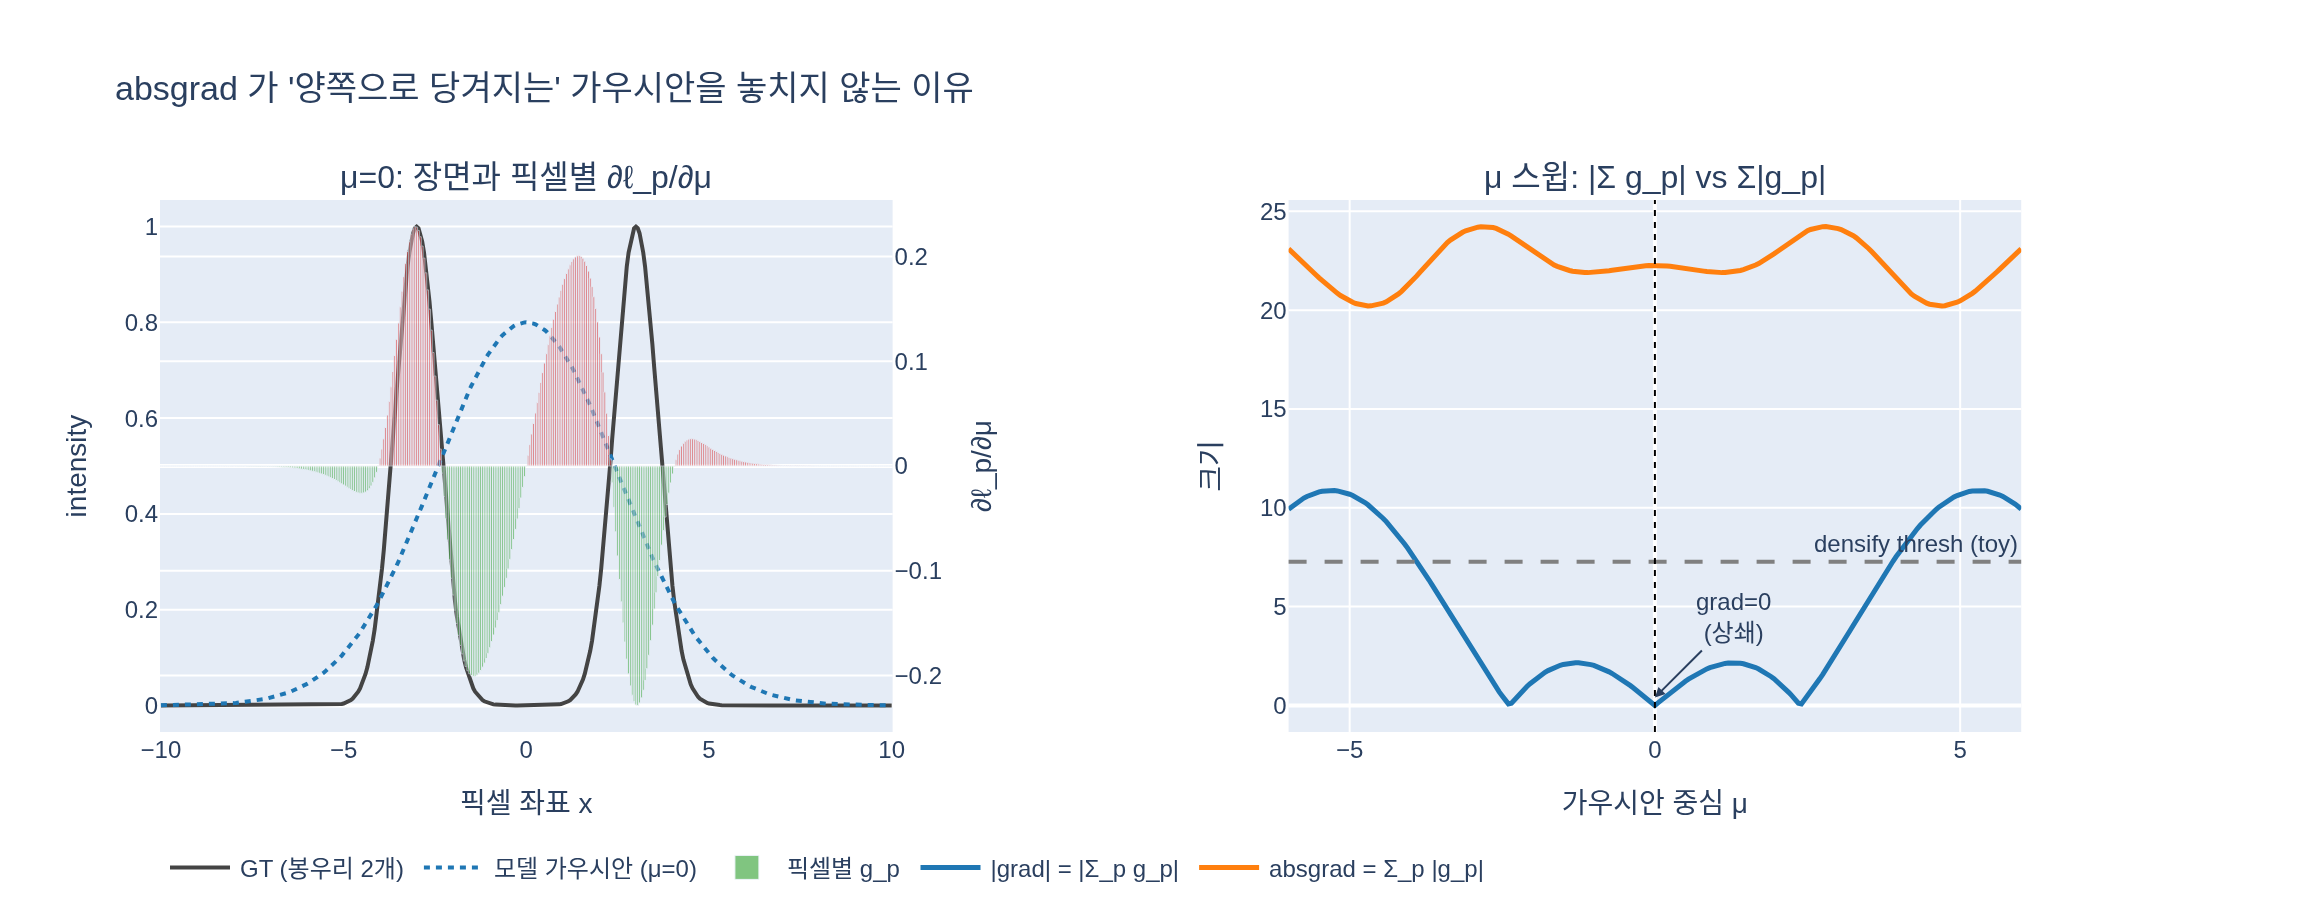

Generate this figure with Python:
# %% [markdown]
# # absgrad vs grad — 1D 토이로 보는 densification 신호의 상쇄
#
# 가우시안 하나의 화면 위치 $\mu$ 는 여러 픽셀 $p$ 에 기여합니다. autograd가 남기는 일반 grad는 픽셀별 기여의 **부호 있는 합**이고,
# gsplat `absgrad=True` 가 남기는 absgrad는 픽셀별 기여의 **절댓값 합**입니다:
#
# $$
# \text{grad} = \sum_p \frac{\partial \mathcal L}{\partial \mu}\Big|_p ,\qquad
# \text{absgrad} = \sum_p \left|\frac{\partial \mathcal L}{\partial \mu}\Big|_p\right| \;\ge\; |\text{grad}|
# $$
#
# 여기서는 "큰 가우시안 하나가 떨어진 GT 봉우리 두 개를 덮는" 상황을 numpy 로 만들고, 두 지표가 어떻게 갈리는지 봅니다.
# 필요 패키지: numpy, plotly, kaleido

# %%
import os
import numpy as np
import plotly.graph_objects as go
from plotly.subplots import make_subplots


def _show(fig):
    try:
        from IPython import get_ipython
        if get_ipython() is not None:  # VSCode 셀/Jupyter에서만 렌더링
            fig.show()
    except ImportError:
        pass


HERE = os.path.dirname(os.path.abspath(__file__)) if "__file__" in globals() else os.getcwd()

# %% [markdown]
# ## 1. 장면 구성 — 픽셀 격자, GT(두 봉우리), 모델(넓은 가우시안 하나)
#
# 픽셀 $x_p$ 위에 모델 $f(x_p;\mu) = a\exp\!\big(-\tfrac{(x_p-\mu)^2}{2s^2}\big)$, GT 는 $\pm 3$ 에 있는 좁은 봉우리 둘. 손실은 픽셀별 제곱오차 $\mathcal L = \sum_p \ell_p,\ \ell_p = (f_p - g_p)^2$.
#
# 픽셀별 그래디언트는 체인룰로 닫힌 형태가 나옵니다:
#
# $$
# \frac{\partial \ell_p}{\partial \mu} = 2\,(f_p - g_p)\cdot f_p\cdot \frac{x_p-\mu}{s^2}
# $$

# %%
x = np.linspace(-10, 10, 401)                 # 픽셀 좌표 (1D 화면)
gt = np.exp(-(x - 3) ** 2 / (2 * 0.6 ** 2)) + np.exp(-(x + 3) ** 2 / (2 * 0.6 ** 2))  # GT: 봉우리 2개
a, s = 0.8, 2.5                               # 모델 가우시안의 진폭/폭 (넓게 한 덩어리로 덮음)


def per_pixel_grad(mu):
    f = a * np.exp(-(x - mu) ** 2 / (2 * s ** 2))
    return 2 * (f - gt) * f * (x - mu) / s ** 2  # ∂ℓ_p/∂μ, shape [P]


g_p = per_pixel_grad(0.0)
print(f"μ=0 (두 봉우리 정중앙)  grad = Σ_p g_p = {g_p.sum():+.4f}   absgrad = Σ_p |g_p| = {np.abs(g_p).sum():.4f}")
print(f"   양(+)의 기여 합 = {g_p[g_p > 0].sum():.4f},  음(−)의 기여 합 = {g_p[g_p < 0].sum():.4f}  → 크기가 같아 상쇄")
# 출력: μ=0 (두 봉우리 정중앙)  grad = Σ_p g_p = +0.0000   absgrad = Σ_p |g_p| = 22.2615
# 출력:    양(+)의 기여 합 = 11.1307,  음(−)의 기여 합 = -11.1307  → 크기가 같아 상쇄

# %% [markdown]
# ## 2. 수치 미분으로 검증 — 일반 grad 가 정말 0 인가
#
# 닫힌 형태의 합이 autograd 결과와 같은지 중앙차분으로 확인합니다. 일반 grad 는 $\mathcal L(\mu)$ 의 기울기이므로, $\mu=0$ 이 대칭점이면 정확히 0 입니다 (정류점 — 실제 최적화라면 노이즈로 한쪽 봉우리로 미끄러지겠지만, 그 순간의 densification 통계에는 0 으로 잡힙니다).

# %%
def loss(mu):
    f = a * np.exp(-(x - mu) ** 2 / (2 * s ** 2))
    return ((f - gt) ** 2).sum()


eps = 1e-5
fd = (loss(eps) - loss(-eps)) / (2 * eps)
print(f"중앙차분 dL/dμ|μ=0 = {fd:+.3e}   (닫힌 형태 합 {g_p.sum():+.3e})")
print(f"L(μ=0) = {loss(0):.3f},  L(μ=±1) = {loss(1):.3f} / {loss(-1):.3f}  → μ=0 은 손실의 정류점(여기서는 극대): 기울기 0 이라 Adam 은 μ 를 움직일 근거를 못 얻음")
# 출력: 중앙차분 dL/dμ|μ=0 = +0.000e+00   (닫힌 형태 합 +8.882e-16)
# 출력: L(μ=0) = 51.877,  L(μ=±1) = 50.726 / 50.726  → μ=0 은 손실의 정류점(여기서는 극대): 기울기 0 이라 Adam 은 μ 를 움직일 근거를 못 얻음

# %% [markdown]
# ## 3. μ 를 옮기며 두 지표 비교
#
# $\mu$ 를 $[-6, 6]$ 으로 쓸어 보면 일반 grad 는 대칭점 부근에서 0 을 지나가고, absgrad 는 그 자리에서도 크게 유지됩니다.
# gsplat `DefaultStrategy` 는 이 값(픽셀 단위로 스케일)을 `count` 로 나눠 `densify_grad_thresh` 와 비교해 split/clone 을 결정하므로,
# 일반 grad 를 쓰면 "정중앙에 잘못 놓인 큰 가우시안"은 임계값을 못 넘어 쪼개지지 않습니다.

# %%
mus = np.linspace(-6, 6, 241)
grad_sum = np.array([per_pixel_grad(m).sum() for m in mus])
grad_abs = np.array([np.abs(per_pixel_grad(m)).sum() for m in mus])

thresh = 0.3 * grad_abs.max()  # 토이용 임계값 (실제로는 densify_grad_thresh=0.0008, 픽셀 단위)
i0 = np.argmin(np.abs(mus))
print(f"μ=0: |grad|={abs(grad_sum[i0]):.3f} (< thresh {thresh:.3f} → 안 쪼갬)   absgrad={grad_abs[i0]:.3f} (> thresh → 쪼갬)")
print(f"|grad| 가 thresh 를 넘는 μ 구간 비율: {(np.abs(grad_sum) > thresh).mean():.0%},  absgrad 가 넘는 비율: {(grad_abs > thresh).mean():.0%}")
print(f"absgrad ≥ |grad| 가 모든 μ 에서 성립: {bool(np.all(grad_abs >= np.abs(grad_sum) - 1e-12))}")
# 출력: μ=0: |grad|=0.000 (< thresh 7.268 → 안 쪼갬)   absgrad=22.261 (> thresh → 쪼갬)
# 출력: |grad| 가 thresh 를 넘는 μ 구간 비율: 36%,  absgrad 가 넘는 비율: 100%
# 출력: absgrad ≥ |grad| 가 모든 μ 에서 성립: True

# %% [markdown]
# ## 4. 시각화
#
# 왼쪽: $\mu=0$ 에서의 장면과 픽셀별 그래디언트 $g_p$ — 왼쪽 봉우리는 $\mu$ 를 −로, 오른쪽 봉우리는 +로 당기는 기여가 거울상으로 상쇄.
# 오른쪽: $\mu$ 스윕에 따른 $|\text{grad}|$ 와 absgrad. 파선은 토이 임계값.

# %%
fig = make_subplots(
    rows=1, cols=2, column_widths=[0.5, 0.5],
    subplot_titles=("μ=0: 장면과 픽셀별 ∂ℓ_p/∂μ", "μ 스윕: |Σ g_p| vs Σ|g_p|"),
    specs=[[{"secondary_y": True}, {}]],
)
f0 = a * np.exp(-(x - 0.0) ** 2 / (2 * s ** 2))
fig.add_trace(go.Scatter(x=x, y=gt, name="GT (봉우리 2개)", line=dict(color="#444", width=2)), row=1, col=1)
fig.add_trace(go.Scatter(x=x, y=f0, name="모델 가우시안 (μ=0)", line=dict(color="#1f77b4", width=2, dash="dot")), row=1, col=1)
fig.add_trace(go.Bar(x=x, y=g_p, name="픽셀별 g_p", marker_color=np.where(g_p > 0, "#d62728", "#2ca02c"), opacity=0.6),
              row=1, col=1, secondary_y=True)
fig.update_yaxes(title_text="intensity", row=1, col=1, secondary_y=False)
fig.update_yaxes(title_text="∂ℓ_p/∂μ", row=1, col=1, secondary_y=True)
fig.update_xaxes(title_text="픽셀 좌표 x", row=1, col=1)

fig.add_trace(go.Scatter(x=mus, y=np.abs(grad_sum), name="|grad| = |Σ_p g_p|", line=dict(color="#1f77b4", width=2.5)), row=1, col=2)
fig.add_trace(go.Scatter(x=mus, y=grad_abs, name="absgrad = Σ_p |g_p|", line=dict(color="#ff7f0e", width=2.5)), row=1, col=2)
fig.add_hline(y=thresh, line=dict(color="gray", dash="dash"), annotation_text="densify thresh (toy)", row=1, col=2)
fig.add_vline(x=0, line=dict(color="black", width=1, dash="dot"), row=1, col=2)
fig.add_annotation(x=0, y=0.4, text="grad=0<br>(상쇄)", showarrow=True, arrowhead=2, ax=40, ay=-40, row=1, col=2)
fig.update_xaxes(title_text="가우시안 중심 μ", row=1, col=2)
fig.update_yaxes(title_text="크기", row=1, col=2)
fig.update_layout(height=460, width=1150, title_text="absgrad 가 '양쪽으로 당겨지는' 가우시안을 놓치지 않는 이유",
                  legend=dict(orientation="h", y=-0.2), bargap=0)
_show(fig)
fig.write_image(os.path.join(HERE, "expy.png"), scale=2)
print("saved expy.png")
# 출력: saved expy.png

# %% [markdown]
# ## 정리
#
# - 일반 grad 는 $\mathcal L(\mu)$ 의 실제 기울기 → **최적화(Adam)에는 올바른 양**이지만, 대칭적으로 당겨지는 가우시안에서는 0 이 되어 "잘못 덮고 있다"는 사실을 숨김.
# - absgrad 는 픽셀별 기여의 절댓값 합 → 항상 $\ge |\text{grad}|$ 이며, 상쇄된 신호를 보존해 **densification 판정(split/clone)** 에 적합.
# - gsplat 은 `absgrad=True` 일 때 래스터라이저 backward 에서 `means2d.absgrad` 를 별도로 누적하고, `DefaultStrategy(absgrad=True)` 가 `grad2d` 통계에 이것을 사용. 파라미터 업데이트용 `.grad` 는 그대로 부호 합.
